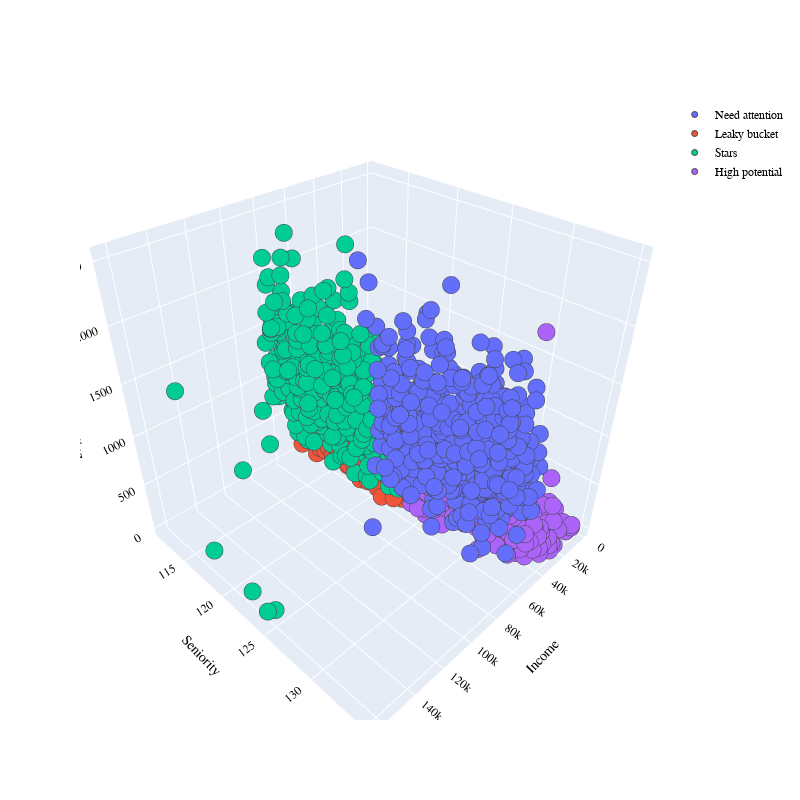

The cell this chart's notebook holds for it:
### Markdown cell above
Now let’s plot this data to have a look at the clustering of customers:

### Code cell
PLOT = go.Figure()
for C in list(data.Cluster.unique()):

    PLOT.add_trace(go.Scatter3d(x = data[data.Cluster == C]['Income'],
                                y = data[data.Cluster == C]['Seniority'],
                                z = data[data.Cluster == C]['Spending'],
                                mode = 'markers',marker_size = 6, marker_line_width = 1,
                                name = str(C)))

PLOT.update_traces(hovertemplate='Income: %{x} <br>Seniority: %{y} <br>Spending: %{z}')

PLOT.update_layout(width=800, height=800,autosize=True, showlegend = True,
                   scene = dict(xaxis=dict(title = 'Income',titlefont_color = 'black'),
                                yaxis=dict(title = 'Seniority', titlefont_color = 'black'),
                                zaxis=dict(title = 'Spending', titlefont_color = 'black')),
                    font = dict(family = 'Gilroy', color = 'black', size = 12))

### Figure 1 — Plotly figure (JSON) as saved in the notebook; plotly's stock layout.template omitted (floating-point values rounded to 4 significant figures; data arrays with more than 128 entries replaced by an {"elided": "..."} marker saying what was removed)
{"data": [{"hovertemplate": "Income: %{x} <br>Seniority: %{y} <br>Spending: %{z}", "marker": {"line": {"width": 1}, "size": 6}, "mode": "markers", "name": "Need attention", "type": "scatter3d", "x": {"elided": "528 int values"}, "y": {"elided": "528 float values"}, "z": {"elided": "528 int values"}}, {"hovertemplate": "Income: %{x} <br>Seniority: %{y} <br>Spending: %{z}", "marker": {"line": {"width": 1}, "size": 6}, "mode": "markers", "name": "Leaky bucket", "type": "scatter3d", "x": {"elided": "641 int values"}, "y": {"elided": "641 float values"}, "z": {"elided": "641 int values"}}, {"hovertemplate": "Income: %{x} <br>Seniority: %{y} <br>Spending: %{z}", "marker": {"line": {"width": 1}, "size": 6}, "mode": "markers", "name": "Stars", "type": "scatter3d", "x": {"elided": "462 int values"}, "y": {"elided": "462 float values"}, "z": {"elided": "462 int values"}}, {"hovertemplate": "Income: %{x} <br>Seniority: %{y} <br>Spending: %{z}", "marker": {"line": {"width": 1}, "size": 6}, "mode": "markers", "name": "High potential", "type": "scatter3d", "x": {"elided": "584 int values"}, "y": {"elided": "584 float values"}, "z": {"elided": "584 int values"}}], "layout": {"autosize": true, "font": {"color": "black", "family": "Gilroy", "size": 12}, "height": 800, "scene": {"xaxis": {"title": {"font": {"color": "black"}, "text": "Income"}}, "yaxis": {"title": {"font": {"color": "black"}, "text": "Seniority"}}, "zaxis": {"title": {"font": {"color": "black"}, "text": "Spending"}}}, "showlegend": true, "width": 800}}
